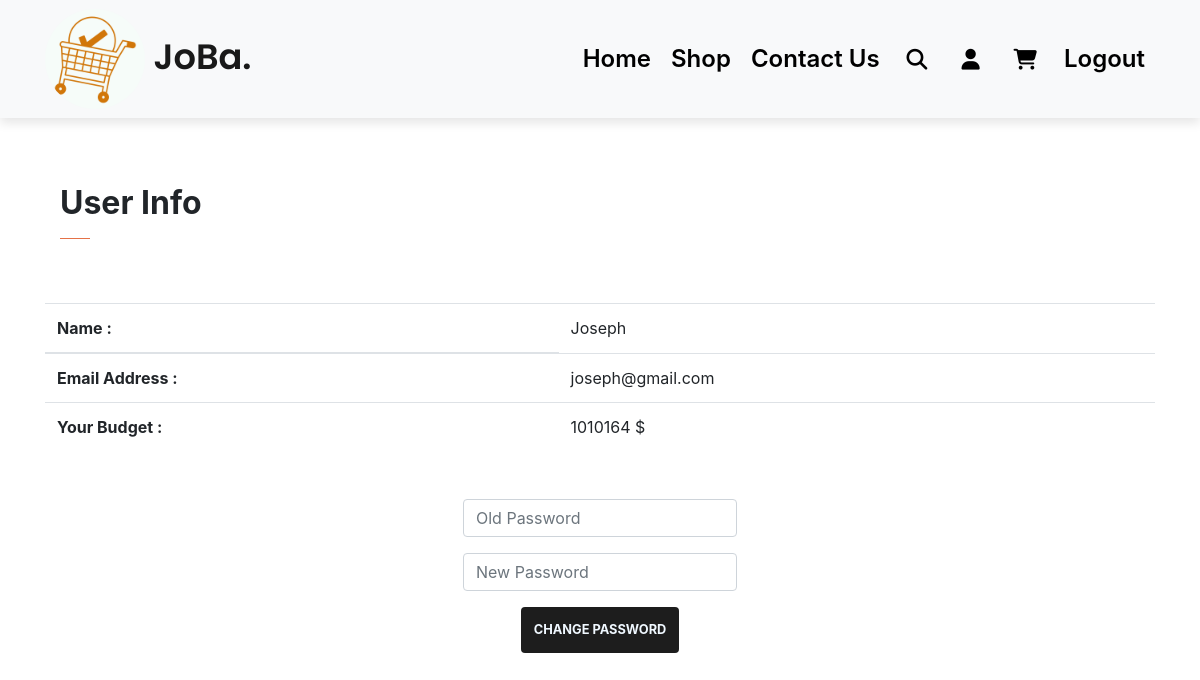
The page /profile (signed in) on the database its author committed.
### JoBa/models.py (models this page shows)
class User(db.Model, UserMixin):
    id = db.Column(db.Integer, primary_key=True)
    email = db.Column(db.String(150), unique=True)
    password = db.Column(db.String(150))
    first_name = db.Column(db.String(150))
    budget = db.Column(db.Integer)
    products = db.relationship('Product')

### JoBa/auth.py (the view, shortened to what this page needs)
@auth.route("/profile", methods=["GET", "POST"])
@login_required
def profile():
    if request.method == "GET":
        return render_template("profile.html", title="JoBa-Profile", user=current_user)

### JoBa/__init__.py (called while the page is built)
def create_app():
    app = Flask(__name__)
    app.config["SECRET_KEY"] = "yousefsoftware2002engineer98"  # Use to secret you login session and your website date
    app.config["SQLALCHEMY_DATABASE_URI"] = f"sqlite:///{DB_Name}"
    db.init_app(app)
    from .views import views
    from .auth import auth
    app.register_blueprint(views, url_prefix="/")
    app.register_blueprint(auth, url_prefix="/")
    from .models import User, Product
    with app.app_context():
        db.create_all()
    login_manager = LoginManager()
    login_manager.login_view = "auth.login"
    login_manager.init_app(app)
    @login_manager.user_loader
    def load_user(id):
        return User.query.get(int(id))
    return app

### JoBa/templates/profile.html (shortened to what this page needs)
<!DOCTYPE html>
<html lang="en">
<head>
    <link rel="stylesheet" href="{{ url_for('static', filename='css/style.css')}}">
    <link rel="stylesheet" href="https://cdnjs.cloudflare.com/ajax/libs/font-awesome/6.2.0/css/all.min.css">
    <link rel="stylesheet" href="https://cdn.jsdelivr.net/npm/bootstrap@4.6.2/dist/css/bootstrap.min.css">    <link rel="stylesheet" href="https://cdnjs.cloudflare.com/ajax/libs/font-awesome/6.2.0/css/all.min.css">
</head>
<body>
  <nav class="navbar navbar-expand-lg navbar-light bg-light py-1 fixed-top">
  <div class="container">
      <a class="navbar-brand" href="/">
        <img src="static/images/logo/white.png" alt="logo" class="nav-logo">
        JoBa.
      </a>
      <div class="collapse navbar-collapse" id="navbarSupportedContent">
        <ul class="navbar-nav ml-auto">
          {% if user.is_authenticated %}
              <li class="nav-item">
                <a class="nav-link" href="/">Home</a>
              </li>
              <li class="nav-item">
                <a class="nav-link" href="shop1">Shop</a>
              </li>
              <li class="nav-item">
                <a class="nav-link" href="contact_us">Contact Us</a>
              </li>
              <li class="nav-item">
                <a class="nav-link"><i class="fa-solid fa-magnifying-glass"></i></a>
              </li>
              <li class="nav-item">
                <a class="nav-link" href="profile"><i class="fa-solid fa-user"></i></a>
              </li>
              <li class="nav-item">
                <a class="nav-link" href="cart"><i class="fa-solid fa-cart-shopping"></i></a>
              </li>
              <li class="nav-item">
                <a class="nav-link" href="logout">Logout</a>
              </li>
            {% endif %}
        </ul>
      </div>
    </div>
  </nav>
    <div class="container my-5 pt-3">
      <div class="container py-5">
        <h2 class="font-weight-bold">User Info</h2>
        <hr>
      </div>
      <table class="table mb-5">
          <thead>
            <tr>
              <th scope="col">Name :</th>
              <td scope="col">{{user.first_name}}</td>
            </tr>
          </thead>
          <tbody>
            <tr>
              <th scope="row">Email Address :</th>
              <td>{{user.email}}</td>
            </tr>
            <tr>
              <th scope="row">Your Budget :</th>
              <td>{{user.budget}} $</td>
            </tr>
          </tbody>
        </table>
        <form method="POST">
          <div class="mb-3">
              <input class="form-control mx-auto w-auto" id="password" name="my_password" placeholder="Old Password" type="password">
          </div>
          <div class="mb-3">
              <input class="form-control mx-auto w-auto" id="password" name="new_password" placeholder="New Password" type="password">
          </div>
          <div class="col text-center">
              <button class="btn btn-default" type="submit">Change Password</button>
          </div>
      </form>
    </div>
</body>
</html>

### JoBa/static/css/style.css (style rules this page uses)
* { margin: 0; padding: 0; box-sizing: border-box; }
body { font-family: 'Poppins', sans-serif; }
h2 { font-size: 1.8rem; font-weight: 600; }
button.btn { font-size: 0.8rem; font-weight: 700; outline: none; border: none; padding: 13px; text-transform: uppercase; background-color: #1d1d1d; color: aliceblue; cursor: pointer; transition: 0.3s ease; }
hr { width: 30px; height: 2px; background-color: coral; }
.navbar { font-size: 20px; top: 0; left: 0; box-shadow: 0 5px 10px rgba(0,0,0,0.1); }
.nav-logo { width: 100px; height: 100px; border-radius: 50%; }
.navbar-light .navbar-brand { font-size: 2.2rem; font-weight: 600; font-family: 'Poppins', sans-serif; }
.navbar-light .navbar-collapse .navbar-nav .nav-link { color: black; padding: 0 20px; transition: 0.3s ease; }
.navbar i { padding: 0 7px; font-size: 1.3rem; cursor: pointer; transition: 0.3s ease; }
.navbar-light .navbar-collapse .navbar-nav .nav-link { padding: 10px; font-size: 1.5rem; font-weight: 600; }

### rows shown on the page
User: first_name "Joseph", email "joseph@gmail.com", budget "1010164"
